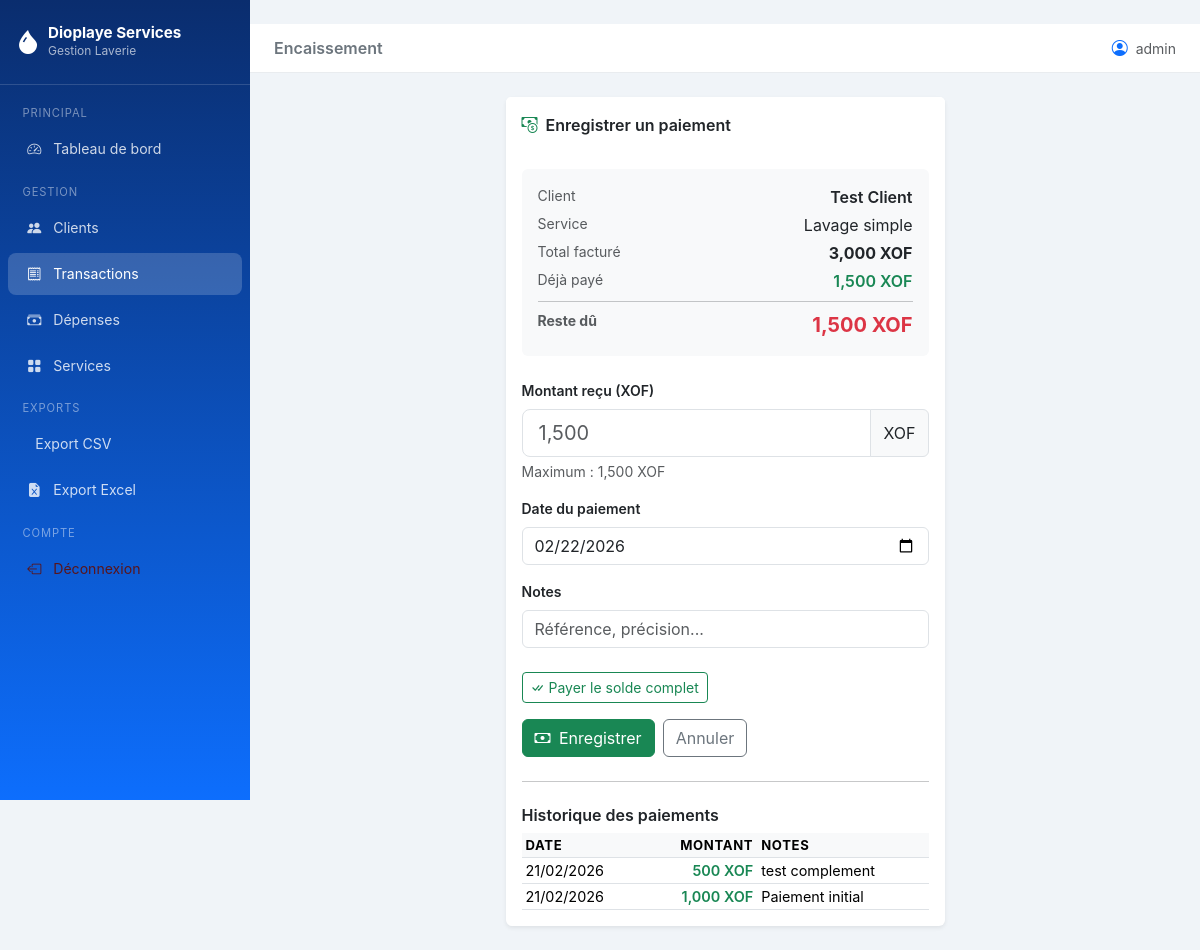
/transactions/2/paiement (signed in), run on the app's committed database.
### models.py (models this page shows, shortened)
class User(UserMixin, db.Model):
    __tablename__ = "users"
    id = db.Column(db.Integer, primary_key=True)
    username = db.Column(db.String(64), unique=True, nullable=False)
    email = db.Column(db.String(120), unique=True, nullable=False)
    password_hash = db.Column(db.String(256), nullable=False)
    is_active = db.Column(db.Boolean, default=True)
    created_at = db.Column(db.DateTime, default=datetime.utcnow)

class Client(db.Model):
    __tablename__ = "clients"
    id = db.Column(db.Integer, primary_key=True)
    nom = db.Column(db.String(100), nullable=False)
    telephone = db.Column(db.String(20), nullable=True)
    adresse = db.Column(db.String(200), nullable=True)
    remarque = db.Column(db.String(300), nullable=True)
    created_at = db.Column(db.DateTime, default=datetime.utcnow)
    transactions = db.relationship(
        "Transaction",
        back_populates="client",
        lazy="dynamic",
        cascade="all, delete-orphan",
    )

class Service(db.Model):
    __tablename__ = "services"
    id = db.Column(db.Integer, primary_key=True)
    nom = db.Column(db.String(100), nullable=False, unique=True)
    prix_unitaire = db.Column(db.Float, nullable=False)
    description = db.Column(db.String(255), nullable=True)
    actif = db.Column(db.Boolean, default=True)
    created_at = db.Column(db.DateTime, default=datetime.utcnow)
    transactions = db.relationship("Transaction", back_populates="service", lazy="dynamic")

class Transaction(db.Model):
    __tablename__ = "transactions"
    TYPE_CHOICES = ["recette"]
    id = db.Column(db.Integer, primary_key=True)
    client_id = db.Column(db.Integer, db.ForeignKey("clients.id"), nullable=False)
    service_id = db.Column(db.Integer, db.ForeignKey("services.id"), nullable=False)
    quantite = db.Column(db.Float, nullable=False, default=1.0)
    total = db.Column(db.Float, nullable=False)
    montant_paye = db.Column(db.Float, default=0.0)
    type_transaction = db.Column(db.String(20), default="recette")
    date_transaction = db.Column(db.Date, default=date.today)
    notes = db.Column(db.String(300), nullable=True)
    created_at = db.Column(db.DateTime, default=datetime.utcnow)
    client = db.relationship("Client", back_populates="transactions")
    service = db.relationship("Service", back_populates="transactions")
    paiements = db.relationship(
        "Paiement",
        back_populates="transaction",
        lazy="dynamic",
        cascade="all, delete-orphan",
    )
    @property
    def total_paye(self) -> float:
        if not self.id:
            return float(self.montant_paye or 0)
        result = db.session.query(
            db.func.coalesce(db.func.sum(Paiement.montant), 0)
        ).filter(
            Paiement.transaction_id == self.id
        ).scalar()
        return float(result or 0)
    @property
    def solde_restant(self) -> float:
        return max(0.0, float(self.total or 0) - self.total_paye)

class Paiement(db.Model):
    __tablename__ = "paiements"
    id = db.Column(db.Integer, primary_key=True)
    transaction_id = db.Column(db.Integer, db.ForeignKey("transactions.id"), nullable=False, index=True)
    montant = db.Column(db.Float, nullable=False)
    date_paiement = db.Column(db.Date, default=date.today, nullable=False)
    notes = db.Column(db.String(300), nullable=True)
    created_at = db.Column(db.DateTime, default=datetime.utcnow)
    transaction = db.relationship("Transaction", back_populates="paiements")

### routes/transactions.py (the view, shortened to what this page needs)
@transactions_bp.route("/<int:tx_id>/paiement", methods=["GET", "POST"])
@login_required
def paiement(tx_id: int):
    tx = db.get_or_404(Transaction, tx_id)
    form = PaiementForm()
    historique = tx.paiements.order_by(Paiement.date_paiement.desc(), Paiement.created_at.desc()).all()
    return render_template("transactions/paiement.html", form=form, transaction=tx, historique=historique)

### routes/transactions.py
class PaiementForm(FlaskForm):
    montant = StrictIntegerField(
        "Montant reçu (XOF)",
        validators=[DataRequired(), NumberRange(min=1)],
    )
    date_paiement = DateField("Date du paiement", default=date.today, validators=[DataRequired()])
    notes = StringField("Notes", validators=[Optional()])
    submit = SubmitField("Enregistrer le paiement")

### templates/transactions/paiement.html (shortened to what this page needs)
﻿{% extends "base.html" %}
{% block page_title %}Encaissement{% endblock %}
{% block content %}
<div class="row justify-content-center">
  <div class="col-lg-6">
    <div class="card border-0 shadow-sm">
      <div class="card-header bg-white border-0 fw-semibold py-3">
        <i class="bi bi-cash-coin text-success me-2"></i>Enregistrer un paiement
      </div>
      <div class="card-body">
        <div class="bg-light rounded p-3 mb-4">
          <div class="d-flex justify-content-between mb-1">
            <span class="text-muted small">Client</span>
            <span class="fw-semibold">{{ transaction.client.nom }}</span>
          </div>
          <div class="d-flex justify-content-between mb-1">
            <span class="text-muted small">Service</span>
            <span>{{ transaction.service.nom }}</span>
          </div>
          <div class="d-flex justify-content-between mb-1">
            <span class="text-muted small">Total facturé</span>
            <span class="fw-bold">{{ "{:,.0f}".format(transaction.total) }} XOF</span>
          </div>
          <div class="d-flex justify-content-between mb-1">
            <span class="text-muted small">Déjà payé</span>
            <span class="text-success fw-semibold">{{ "{:,.0f}".format(transaction.total_paye) }} XOF</span>
          </div>
          <hr class="my-2">
          <div class="d-flex justify-content-between">
            <span class="text-muted small fw-bold">Reste dû</span>
            <span class="text-danger fw-bold fs-5">{{ "{:,.0f}".format(transaction.solde_restant) }} XOF</span>
          </div>
        </div>
        <form method="POST">
          <div class="mb-3">
            {{ form.montant.label(class="form-label fw-semibold small") }}
            <div class="input-group">
              {{ form.montant(class="form-control form-control-lg" + (" is-invalid" if form.montant.errors else ""),
                              placeholder=("{:,.0f}".format(transaction.solde_restant)),
                              max=transaction.solde_restant) }}
              <span class="input-group-text">XOF</span>
            </div>
            <div class="form-text">Maximum : {{ "{:,.0f}".format(transaction.solde_restant) }} XOF</div>
          </div>
          <div class="mb-3">
            {{ form.date_paiement.label(class="form-label fw-semibold small") }}
            {{ form.date_paiement(class="form-control" + (" is-invalid" if form.date_paiement.errors else "")) }}
          </div>
          <div class="mb-4">
            {{ form.notes.label(class="form-label fw-semibold small") }}
            {{ form.notes(class="form-control", placeholder="Référence, précision...") }}
          </div>
          <div class="mb-3">
            <button type="button"
                    id="payerSoldeBtn"
                    class="btn btn-outline-success btn-sm"
                    data-solde="{{ transaction.solde_restant }}">
              <i class="bi bi-check-all me-1"></i>Payer le solde complet
            </button>
          </div>
          <div class="d-flex gap-2">
            <button type="submit" class="btn btn-success">
              <i class="bi bi-cash me-1"></i> Enregistrer
            </button>
            <a href="{{ url_for('clients.detail', client_id=transaction.client_id) }}" class="btn btn-outline-secondary">Annuler</a>
          </div>
        </form>
        {% if historique %}
        <hr class="my-4">
        <h6 class="fw-semibold mb-2">Historique des paiements</h6>
        <div class="table-responsive">
          <table class="table table-sm align-middle mb-0">
            <thead>
              <tr>
                <th>Date</th>
                <th class="text-end">Montant</th>
                <th>Notes</th>
              </tr>
            </thead>
            <tbody>
              {% for p in historique %}
              <tr>
                <td>{{ p.date_paiement.strftime("%d/%m/%Y") }}</td>
                <td class="text-end text-success fw-semibold">{{ "{:,.0f}".format(p.montant) }} XOF</td>
                <td>{{ p.notes or "-" }}</td>
              </tr>
              {% endfor %}
            </tbody>
          </table>
        </div>
        {% endif %}
      </div>
    </div>
  </div>
</div>
{% endblock %}

### templates/base.html (shortened to what this page needs)
<!DOCTYPE html>
<html lang="fr">
<head>
  <link rel="stylesheet" href="https://cdn.jsdelivr.net/npm/bootstrap@5.3.3/dist/css/bootstrap.min.css">
  <link rel="stylesheet" href="https://cdn.jsdelivr.net/npm/bootstrap-icons@1.11.3/font/bootstrap-icons.css">
</head>
<body>
{% if current_user.is_authenticated %}
<nav id="sidebar">
  <div class="brand">
    <div class="d-flex align-items-center gap-2">
      <i class="bi bi-droplet-fill fs-4 text-white"></i>
      <div>
        <h5>Dioplaye Services</h5>
        <small>Gestion Laverie</small>
      </div>
    </div>
  </div>
  <ul class="nav flex-column mt-2">
    <li class="nav-section">Principal</li>
    <li class="nav-item">
      <a class="nav-link {% if request.endpoint == 'dashboard.index' %}active{% endif %}"
         href="{{ url_for('dashboard.index') }}">
        <i class="bi bi-speedometer2"></i> Tableau de bord
      </a>
    </li>
    <li class="nav-section">Gestion</li>
    <li class="nav-item">
      <a class="nav-link {% if request.blueprint == 'clients' %}active{% endif %}"
         href="{{ url_for('clients.index') }}">
        <i class="bi bi-people-fill"></i> Clients
      </a>
    </li>
    <li class="nav-item">
      <a class="nav-link {% if request.blueprint == 'transactions' %}active{% endif %}"
         href="{{ url_for('transactions.index') }}">
        <i class="bi bi-receipt"></i> Transactions
      </a>
    </li>
    <li class="nav-item">
      <a class="nav-link {% if request.blueprint == 'depenses' %}active{% endif %}"
         href="{{ url_for('depenses.index') }}">
        <i class="bi bi-cash-stack"></i> Dépenses
      </a>
    </li>
    <li class="nav-item">
      <a class="nav-link {% if request.blueprint == 'services' %}active{% endif %}"
         href="{{ url_for('services.index') }}">
        <i class="bi bi-grid-fill"></i> Services
      </a>
    </li>
    <li class="nav-section">Exports</li>
    <li class="nav-item">
      <a class="nav-link" href="{{ url_for('exports.transactions_csv') }}">
         Export CSV
      </a>
    </li>
    <li class="nav-item">
      <a class="nav-link" href="{{ url_for('exports.transactions_excel') }}">
        <i class="bi bi-file-earmark-excel-fill"></i> Export Excel
      </a>
    </li>
    <li class="nav-section mt-auto">Compte</li>
    <li class="nav-item">
      <a class="nav-link text-danger-emphasis" href="{{ url_for('auth.logout') }}">
        <i class="bi bi-box-arrow-left"></i> Déconnexion
      </a>
    </li>
  </ul>
</nav>
{% endif %}
<div id="main-content">
  {% if current_user.is_authenticated %}
  <div class="topbar d-flex align-items-center justify-content-between">
    <div class="d-flex align-items-center gap-3">
      <span class="fw-semibold text-secondary">{% block page_title %}{% endblock %}</span>
    </div>
    <div class="d-flex align-items-center gap-2">
      <i class="bi bi-person-circle text-primary"></i>
      <small class="text-muted">{{ current_user.username }}</small>
    </div>
  </div>
  {% endif %}
  <div class="page-content">
    {% block content %}{% endblock %}
  </div>
</div>
</body>
</html>

### templates/base.html (style rules this page uses)
:root { --sidebar-width: 250px; --primary: #0d6efd; --success: #198754; }
body { background: #f0f4f8; font-family: 'Inter', sans-serif; }
#sidebar { width: var(--sidebar-width); min-height: 100vh; background: linear-gradient(180deg, #0a2d6e 0%, #0d6efd 100%); position: fixed; top: 0; left: 0; z-index: 100; transition: transform 0.3s ease; }
#sidebar .brand { padding: 1.5rem 1rem; border-bottom: 1px solid rgba(255,255,255,.15); }
#sidebar .brand h5 { color: #fff; font-weight: 700; margin: 0; font-size: .95rem; }
#sidebar .brand small { color: rgba(255,255,255,.65); font-size: .75rem; }
#sidebar .nav-link { color: rgba(255,255,255,.8); padding: .65rem 1.2rem; border-radius: 8px; margin: 2px 8px; transition: all .2s; font-size: .88rem; }
#sidebar .nav-link:hover, #sidebar .nav-link.active { background: rgba(255,255,255,.18); color: #fff; }
#sidebar .nav-link i { width: 20px; text-align: center; margin-right: 8px; }
#sidebar .nav-section { font-size: .7rem; text-transform: uppercase; letter-spacing: .08em; color: rgba(255,255,255,.45); padding: .75rem 1.4rem .25rem; }
#main-content { margin-left: var(--sidebar-width); min-height: 100vh; }
.topbar { background: #fff; border-bottom: 1px solid #e9ecef; padding: .75rem 1.5rem; position: sticky; top: 0; z-index: 50; }
.page-content { padding: 1.5rem; }
.table thead th { background: #f8f9fa; font-size: .82rem; text-transform: uppercase; letter-spacing: .05em; }
.table td { vertical-align: middle; font-size: .9rem; }

### data on the page
User: username "admin"
Transaction: total "3,000", solde_restant "1,500"
Paiement: date_paiement "21/02/2026", montant "500", notes "test complement"
Paiement: date_paiement "21/02/2026", montant "1,000", notes "Paiement initial"

### other printed values
{{ "{:,.0f}".format(transaction.total_paye) }} "1,500"
